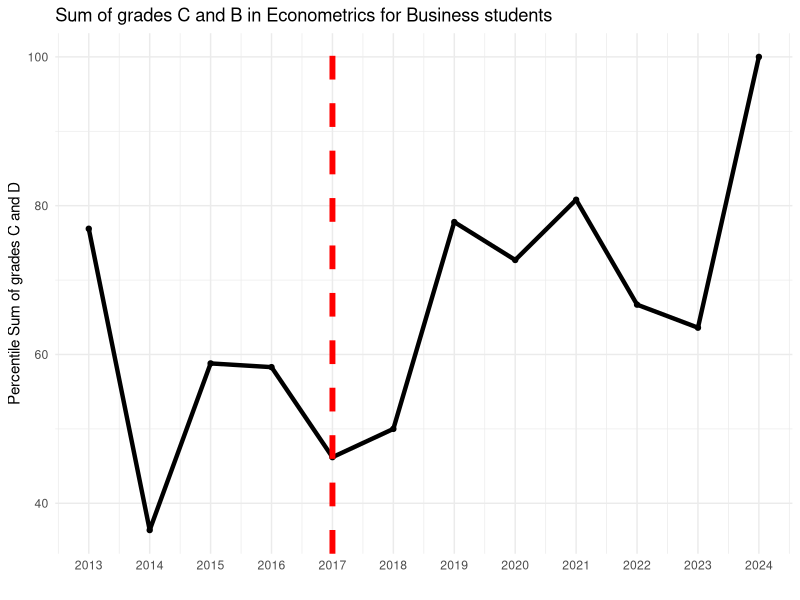

Generate this figure with R:
## ---- chunk 1
#| include: false

library(tidyverse)

data_frame <- 
  data.frame(
  year = c(2013, 2014, 2015, 2016, 2017, 2018, 2019, 2020, 2021, 2022, 2023, 2024),
  persentil = c(76.9, 36.4, 58.8, 58.3, 46.2, 50, 77.8, 72.7, 80.8, 66.7, 63.6, 100)
)

plot1 <- 
  data_frame %>% 
  ggplot(aes(x = year, y = persentil)) +
  geom_line(lwd=1.5) +
  geom_point() +
  scale_x_continuous(breaks = seq(2013, 2024, 1)) +
  geom_vline(xintercept = 2017, linetype = "dashed", color = "red", lwd = 2) +
  labs(title = "Sum of grades C and B in Econometrics for Business students",
       x = " ",
       y = "Percentile Sum of grades C and D") +
  theme_minimal()
## ---- chunk 2
#| echo: false
plot1
